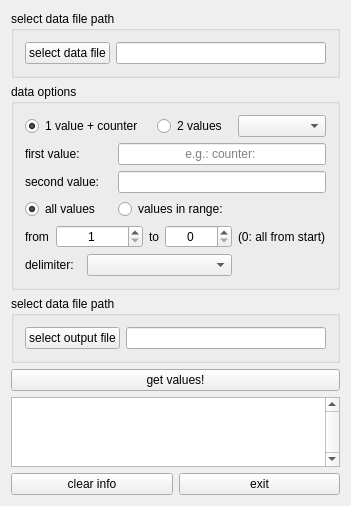
<?xml version="1.0" encoding="UTF-8"?>
<ui version="4.0">
 <class>mainWindow</class>
 <widget class="QMainWindow" name="mainWindow">
  <property name="geometry">
   <rect>
    <x>0</x>
    <y>0</y>
    <width>264</width>
    <height>427</height>
   </rect>
  </property>
  <property name="windowTitle">
   <string>mLabValueExtractor</string>
  </property>
  <property name="windowIcon">
   <iconset resource="resources.qrc">
    <normaloff>:/images/images/icon.png</normaloff>:/images/images/icon.png</iconset>
  </property>
  <widget class="QWidget" name="centralWidget">
   <layout class="QGridLayout" name="gridLayout_4">
    <item row="0" column="0" colspan="2">
     <widget class="QGroupBox" name="grp_inputFile">
      <property name="title">
       <string>select data file path</string>
      </property>
      <layout class="QGridLayout" name="gridLayout">
       <item row="0" column="0">
        <widget class="QPushButton" name="btn_selectInputFile">
         <property name="text">
          <string>select data file</string>
         </property>
        </widget>
       </item>
       <item row="0" column="1">
        <widget class="QLineEdit" name="txt_inputFile">
         <property name="alignment">
          <set>Qt::AlignCenter</set>
         </property>
        </widget>
       </item>
      </layout>
     </widget>
    </item>
    <item row="1" column="0" colspan="2">
     <widget class="QGroupBox" name="grp_options">
      <property name="title">
       <string>data options</string>
      </property>
      <layout class="QGridLayout" name="gridLayout_2">
       <item row="1" column="3" colspan="5">
        <widget class="QLineEdit" name="txt_firstValue">
         <property name="alignment">
          <set>Qt::AlignCenter</set>
         </property>
         <property name="placeholderText">
          <string>e.g.: counter: </string>
         </property>
        </widget>
       </item>
       <item row="4" column="1" colspan="3">
        <widget class="QSpinBox" name="spb_startValue">
         <property name="alignment">
          <set>Qt::AlignCenter</set>
         </property>
         <property name="minimum">
          <number>1</number>
         </property>
         <property name="maximum">
          <number>1000000</number>
         </property>
         <property name="value">
          <number>1</number>
         </property>
        </widget>
       </item>
       <item row="2" column="3" colspan="5">
        <widget class="QLineEdit" name="txt_secondValue">
         <property name="alignment">
          <set>Qt::AlignCenter</set>
         </property>
        </widget>
       </item>
       <item row="4" column="6">
        <widget class="QSpinBox" name="spb_stopValue">
         <property name="alignment">
          <set>Qt::AlignCenter</set>
         </property>
         <property name="maximum">
          <number>1000000</number>
         </property>
        </widget>
       </item>
       <item row="4" column="4" colspan="2">
        <widget class="QLabel" name="lbl_valueRangeTo">
         <property name="text">
          <string>to</string>
         </property>
        </widget>
       </item>
       <item row="4" column="7">
        <widget class="QLabel" name="lbl_valueRangeExplanation">
         <property name="text">
          <string>(0: all from start)</string>
         </property>
        </widget>
       </item>
       <item row="5" column="2" colspan="5">
        <widget class="QComboBox" name="cob_delimiter"/>
       </item>
       <item row="0" column="5" colspan="2">
        <widget class="QRadioButton" name="rad_twoValues">
         <property name="enabled">
          <bool>true</bool>
         </property>
         <property name="text">
          <string>2 values</string>
         </property>
         <attribute name="buttonGroup">
          <string notr="true">buttonGroup</string>
         </attribute>
        </widget>
       </item>
       <item row="0" column="0" colspan="4">
        <widget class="QRadioButton" name="rad_oneValue">
         <property name="text">
          <string>1 value + counter</string>
         </property>
         <property name="checked">
          <bool>true</bool>
         </property>
         <attribute name="buttonGroup">
          <string notr="true">buttonGroup</string>
         </attribute>
        </widget>
       </item>
       <item row="1" column="0" colspan="2">
        <widget class="QLabel" name="lbl_firstValue_lbl">
         <property name="text">
          <string>first value:</string>
         </property>
        </widget>
       </item>
       <item row="3" column="0" colspan="3">
        <widget class="QRadioButton" name="rad_allValues">
         <property name="text">
          <string>all values</string>
         </property>
         <property name="checked">
          <bool>true</bool>
         </property>
        </widget>
       </item>
       <item row="3" column="3" colspan="4">
        <widget class="QRadioButton" name="rad_inRange">
         <property name="text">
          <string>values in range:</string>
         </property>
        </widget>
       </item>
       <item row="2" column="0" colspan="3">
        <widget class="QLabel" name="lbl_secondValue">
         <property name="text">
          <string>second value:</string>
         </property>
        </widget>
       </item>
       <item row="4" column="0">
        <widget class="QLabel" name="lbl_valueRangeFrom">
         <property name="text">
          <string>from</string>
         </property>
        </widget>
       </item>
       <item row="5" column="0" colspan="2">
        <widget class="QLabel" name="lbl_delimiter_lbl">
         <property name="text">
          <string>delimiter:</string>
         </property>
        </widget>
       </item>
       <item row="0" column="7">
        <widget class="QComboBox" name="cob_pointOrKomma"/>
       </item>
      </layout>
     </widget>
    </item>
    <item row="2" column="0" colspan="2">
     <widget class="QGroupBox" name="grp_outputFile">
      <property name="title">
       <string>select data file path</string>
      </property>
      <layout class="QGridLayout" name="gridLayout_3">
       <item row="0" column="0">
        <widget class="QPushButton" name="btn_selectOutputFile">
         <property name="text">
          <string>select output file</string>
         </property>
        </widget>
       </item>
       <item row="0" column="1">
        <widget class="QLineEdit" name="txt_outputFile">
         <property name="alignment">
          <set>Qt::AlignCenter</set>
         </property>
        </widget>
       </item>
      </layout>
     </widget>
    </item>
    <item row="3" column="0" colspan="2">
     <widget class="QPushButton" name="btn_extract">
      <property name="enabled">
       <bool>true</bool>
      </property>
      <property name="text">
       <string>get values!</string>
      </property>
     </widget>
    </item>
    <item row="4" column="0" colspan="2">
     <widget class="QTextEdit" name="txt_info">
      <property name="verticalScrollBarPolicy">
       <enum>Qt::ScrollBarAlwaysOn</enum>
      </property>
      <property name="readOnly">
       <bool>true</bool>
      </property>
     </widget>
    </item>
    <item row="5" column="0">
     <widget class="QPushButton" name="btn_clearInfo">
      <property name="text">
       <string>clear info</string>
      </property>
     </widget>
    </item>
    <item row="5" column="1">
     <widget class="QPushButton" name="btn_exit">
      <property name="text">
       <string>exit</string>
      </property>
     </widget>
    </item>
   </layout>
  </widget>
 </widget>
 <layoutdefault spacing="6" margin="11"/>
 <resources>
  <include location="resources.qrc"/>
 </resources>
 <connections/>
 <buttongroups>
  <buttongroup name="buttonGroup"/>
 </buttongroups>
</ui>
